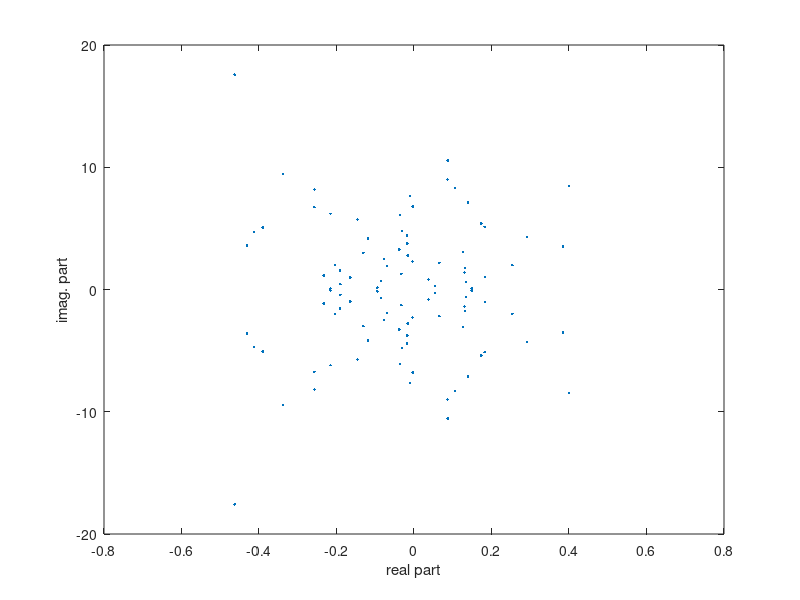

MATLAB code for this plot: (Note: this script raises an error after producing the figure.)
clear all, close all, clc
N = 100;
gamma = 0.2; 
daVTA = 0.4; 

M1 =   double(rand(N) < 0.2)*2*(rand(N) -0.5);
Wc =   ((1-gamma)*(M1-M1')/2 + gamma*(M1+M1')/2 ); 

Wc2c= daVTA*Wc/(max(real(eig(Wc))));    

[Vspat,Dspat] = eig(Wc2c  );
lambdas = diag(Dspat);
figure,plot(real(lambdas), imag(lambdas), '.') 
% xlim([-20 20])
% ylim([-20 20]) 
ylabel('imag. part')
xlabel('real part')

[V,D] = calcInitStateByEnergy(Wc2c,N);